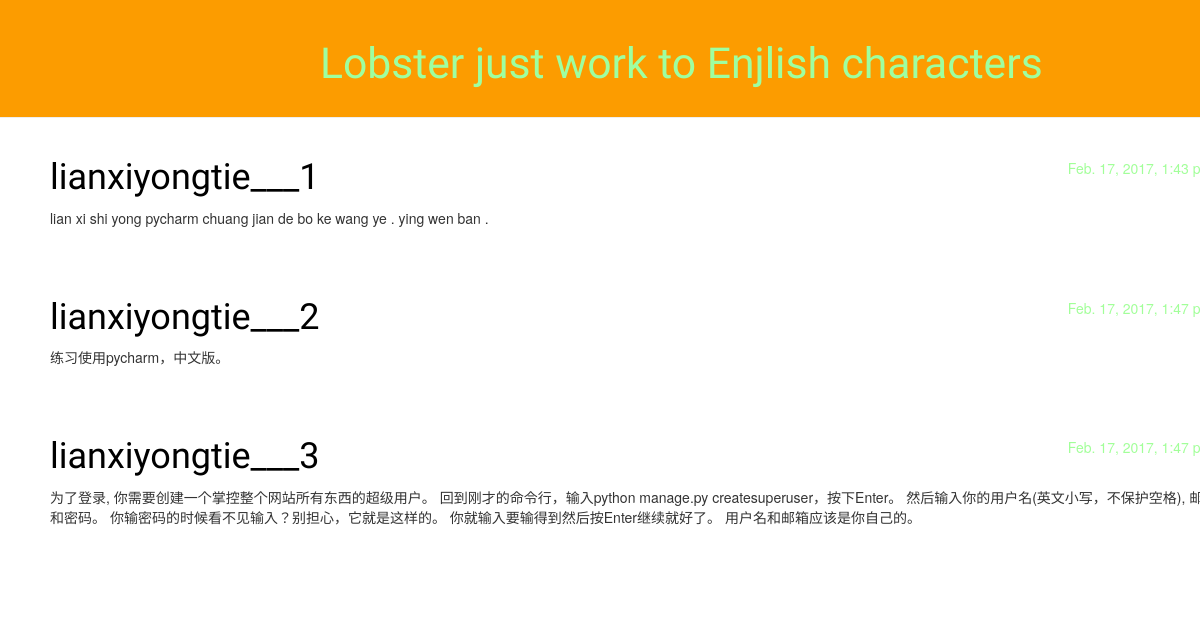
The app's page /, older data.
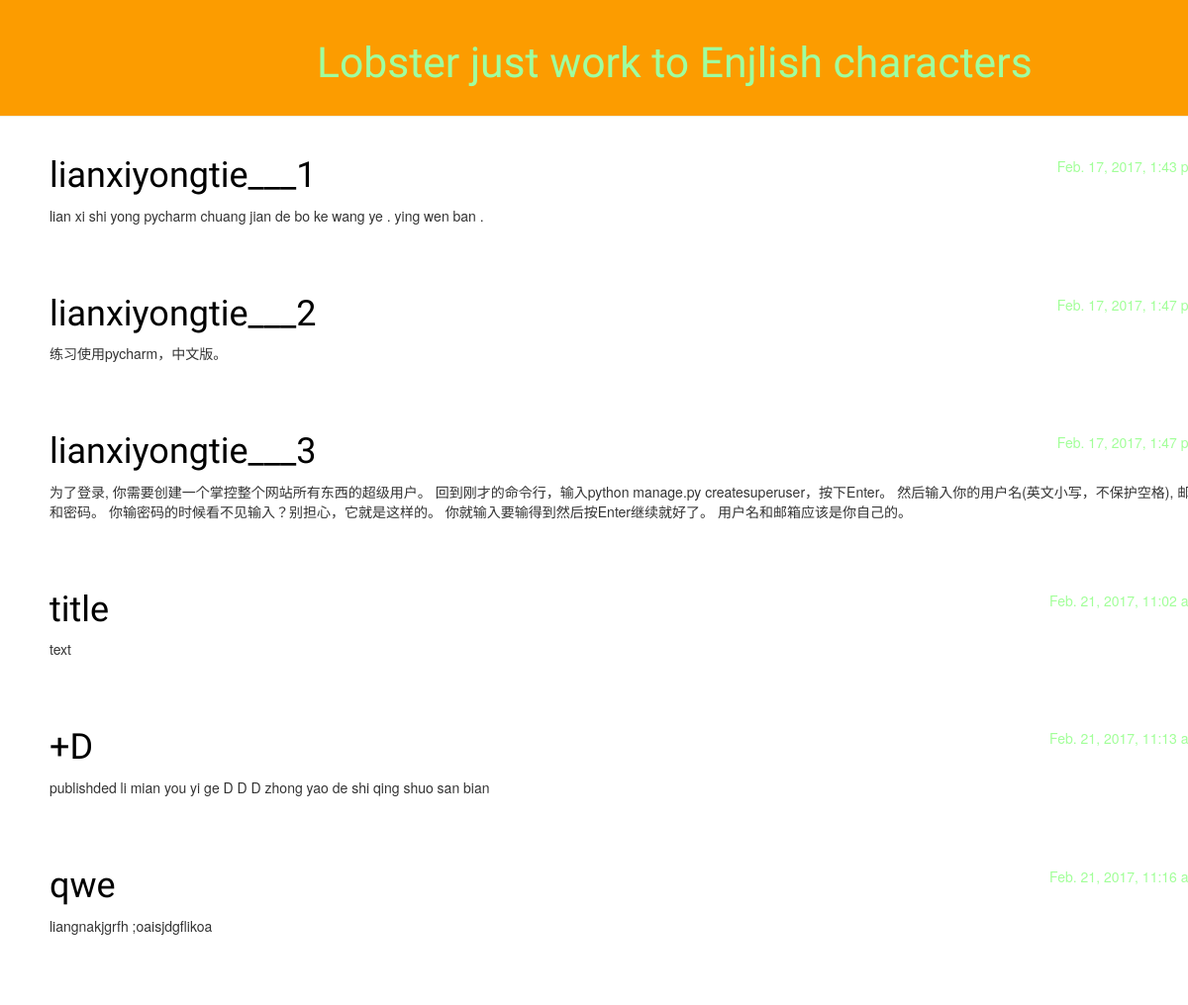
The same page, newer data.
### blog/models.py (models this page shows, shortened)
class Post(models.Model):
    author = models.ForeignKey('auth.User')
    title = models.CharField(max_length=200)
    text = models.TextField()
    created_date = models.DateTimeField(
        default = timezone.now
    )
    publishded_date = models.DateTimeField(
        blank = True,null = True
    )

### blog/views.py (the view)
# urls.py: url(r'^$', views.post_list, name = 'post_list'),
def post_list(request):
    posts = Post.objects.filter(publishded_date__lte=timezone.now()).order_by('publishded_date')
    return render(request, 'blog/post_list.html',{'posts': posts})

### blog/templates/blog/post_list.html
{% extends 'blog/base.html' %}
{% block content %}
 {% for post in posts %}
    <div class="post">
        <div class="date">
            {{ post.publishded_date }}
        </div>
        <h1><a href="{% url 'post_detail' pk=post.pk %}">{{ post.title }}</a></h1>
        <p>{{ post.text | linebreaksbr }}</p>
    </div>
 {% endfor %}
{% endblock content %}

Row changes from the older to the newer data that the page shows:
added Post: publishded_date "Feb. 21, 2017, 11:02…", title "title", text "text"
added Post: publishded_date "Feb. 21, 2017, 11:13…", title "+D", text "publishded li mian you yi ge D D D zhong yao de shi qing shuo san bian"
added Post: publishded_date "Feb. 21, 2017, 11:16…", title "qwe", text "liangnakjgrfh ;oaisjdgflikoa"
